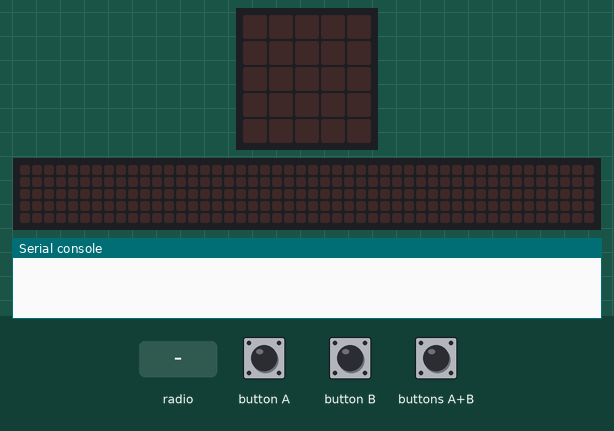
A program run on a simulated BBC micro:bit (MakeCode). On the bench: the board's 5×5 LED display, a strip that is not on the board, showing the scrolling text unrolled, the last lines printed to the serial console. The inputs (shaded band) are chosen by the test bench. No radio messages arrive unless stated (any console line starting 'radio sent:' is added by the test bench); the 48×5 strip is a reading aid, not a part: it shows the text the display is scrolling, unrolled, one strip-width of it at a time.

Above: at 1.2 s.
1.3 s: button A pressed for 0.15 s
At 1.9 s:
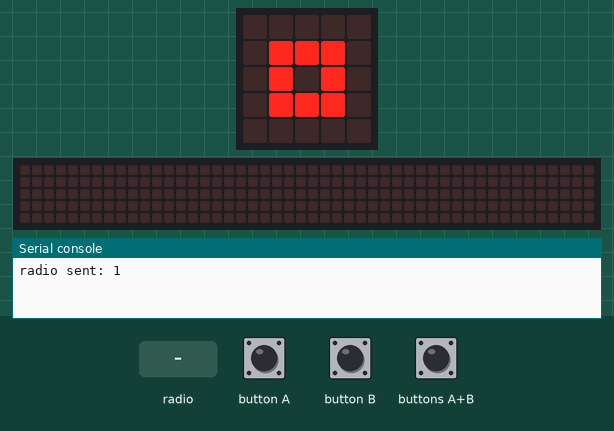
2.9 s: button B pressed for 0.15 s
At 4.2 s:
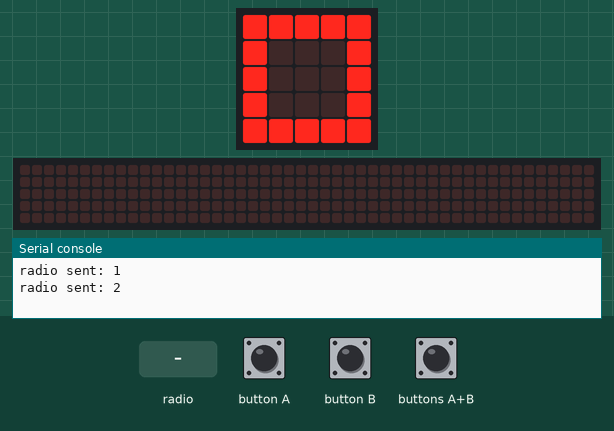
4.5 s: buttons A+B pressed for 0.15 s
At 5.6 s:
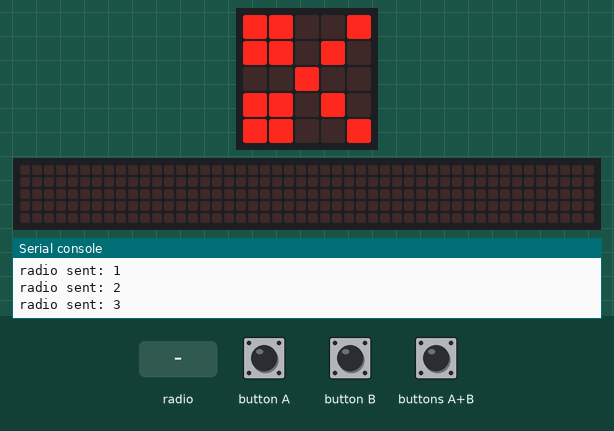
6.1 s: radio message "1" arrives
At 6.17 s:
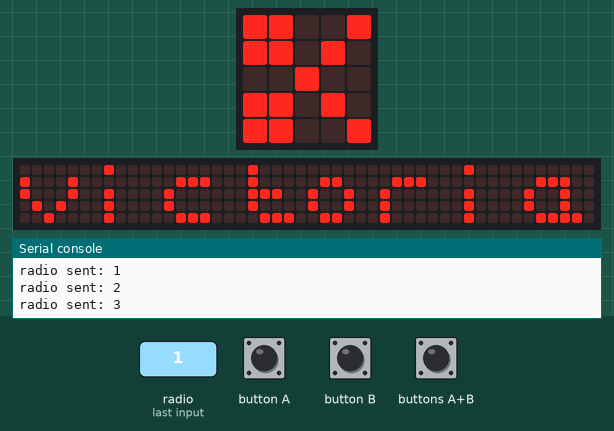
9.1 s: radio message "2" arrives
12.1 s: button B pressed for 0.15 s
At 20.27 s:
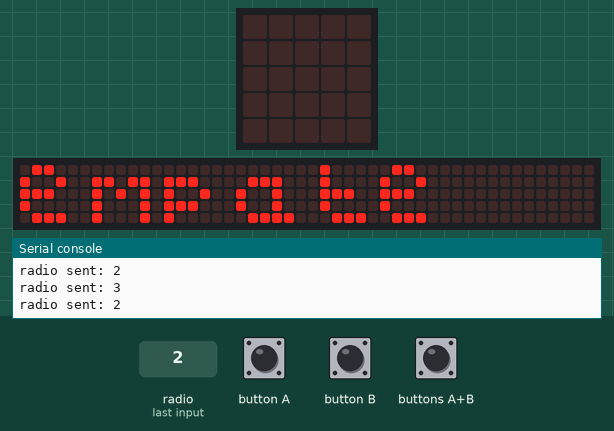

Measured:
- after the input at 1.3 s, the display: changes after 0.15 s (image 1)
- after the input at 2.9 s, the display: changes after 0.15 s (image 2)
- after the input at 4.5 s, the display: changes after 0.15 s (image 3)
- after the input at 6.1 s, the display: changes at once (image 4)
- after the input at 12.1 s, the display: first differs from a run without the input after 2.1 s (image 5)
- what the display in image 5 shows lasts 0.4 s, from 20.1 s to 20.5 s

The program:

main.ts
```typescript
radio.onReceivedNumber(function (receivedNumber) {
    if (receivedNumber == 1) {
        if (tool == 1) {
            basic.showString("Empate")
        } else if (tool == 2) {
            basic.showString("Derrota ")
        } else {
            basic.showString("victoria")
        }
    } else if (receivedNumber == 2) {
        if (tool == 1) {
            basic.showString("victoria")
        } else if (tool == 2) {
            basic.showString("empate")
        } else {
            basic.showString("derrota")
        }
    } else {
        if (tool == 1) {
            basic.showString("derrota")
        } else if (tool == 2) {
            basic.showString("victoria")
        } else {
            basic.showString("empate")
        }
    }
})
input.onButtonPressed(Button.A, function () {
    radio.sendNumber(1)
    tool = 1
    basic.showIcon(IconNames.SmallSquare)
})
input.onButtonPressed(Button.AB, function () {
    radio.sendNumber(3)
    tool = 3
    basic.showIcon(IconNames.Scissors)
})
input.onButtonPressed(Button.B, function () {
    radio.sendNumber(2)
    tool = 2
    basic.showIcon(IconNames.Square)
})
let tool = 0
radio.setGroup(56)
basic.forever(function () {

})
```

test.ts
```typescript
// aquí va el archivo "tests"; esto no se compilará cuando este paquete se utilice como una extensión.
```
